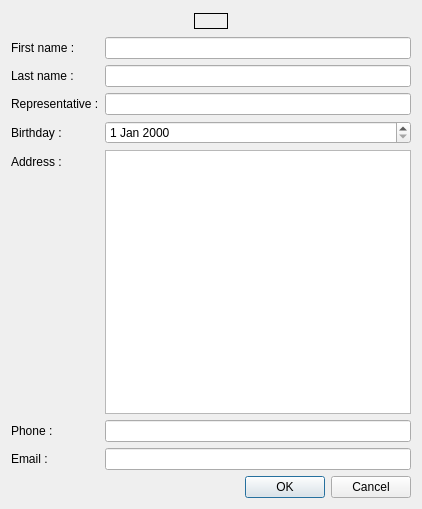
<?xml version="1.0" encoding="UTF-8"?>
<ui version="4.0">
 <class>NewPersonDialog</class>
 <widget class="QDialog" name="NewPersonDialog">
  <property name="geometry">
   <rect>
    <x>0</x>
    <y>0</y>
    <width>422</width>
    <height>509</height>
   </rect>
  </property>
  <property name="windowTitle">
   <string>Create a new Person</string>
  </property>
  <layout class="QVBoxLayout" name="verticalLayout">
   <item>
    <layout class="QHBoxLayout" name="horizontalLayout">
     <item>
      <spacer name="horizontalSpacer">
       <property name="orientation">
        <enum>Qt::Horizontal</enum>
       </property>
       <property name="sizeHint" stdset="0">
        <size>
         <width>40</width>
         <height>20</height>
        </size>
       </property>
      </spacer>
     </item>
     <item>
      <widget class="QPushButton" name="m_pb_photo">
       <property name="styleSheet">
        <string>border : 1px solid black;</string>
       </property>
       <property name="text">
        <string/>
       </property>
       <property name="icon">
        <iconset resource="../../../common/icons/chrono.qrc">
         <normaloff>:/common/nobody.png</normaloff>:/common/nobody.png</iconset>
       </property>
       <property name="iconSize">
        <size>
         <width>56</width>
         <height>80</height>
        </size>
       </property>
       <property name="flat">
        <bool>true</bool>
       </property>
      </widget>
     </item>
     <item>
      <spacer name="horizontalSpacer_2">
       <property name="orientation">
        <enum>Qt::Horizontal</enum>
       </property>
       <property name="sizeHint" stdset="0">
        <size>
         <width>40</width>
         <height>20</height>
        </size>
       </property>
      </spacer>
     </item>
    </layout>
   </item>
   <item>
    <layout class="QFormLayout" name="formLayout">
     <property name="fieldGrowthPolicy">
      <enum>QFormLayout::AllNonFixedFieldsGrow</enum>
     </property>
     <item row="0" column="0">
      <widget class="QLabel" name="label">
       <property name="text">
        <string>First name :</string>
       </property>
      </widget>
     </item>
     <item row="0" column="1">
      <widget class="QLineEdit" name="m_le_first_name"/>
     </item>
     <item row="1" column="0">
      <widget class="QLabel" name="label_2">
       <property name="text">
        <string>Last name :</string>
       </property>
      </widget>
     </item>
     <item row="1" column="1">
      <widget class="QLineEdit" name="m_le_last_name"/>
     </item>
     <item row="3" column="0">
      <widget class="QLabel" name="label_3">
       <property name="text">
        <string>Birthday :</string>
       </property>
      </widget>
     </item>
     <item row="3" column="1">
      <widget class="QDateEdit" name="m_de_birthday"/>
     </item>
     <item row="4" column="0">
      <widget class="QLabel" name="label_5">
       <property name="text">
        <string>Address :</string>
       </property>
      </widget>
     </item>
     <item row="4" column="1">
      <widget class="QTextEdit" name="m_te_address">
       <property name="acceptRichText">
        <bool>false</bool>
       </property>
      </widget>
     </item>
     <item row="5" column="0">
      <widget class="QLabel" name="label_4">
       <property name="text">
        <string>Phone :</string>
       </property>
      </widget>
     </item>
     <item row="5" column="1">
      <widget class="QLineEdit" name="m_le_phone"/>
     </item>
     <item row="6" column="0">
      <widget class="QLabel" name="label_7">
       <property name="text">
        <string>Email :</string>
       </property>
      </widget>
     </item>
     <item row="6" column="1">
      <widget class="QLineEdit" name="m_le_email"/>
     </item>
     <item row="2" column="0">
      <widget class="QLabel" name="label_6">
       <property name="text">
        <string>Representative :</string>
       </property>
      </widget>
     </item>
     <item row="2" column="1">
      <widget class="QLineEdit" name="m_le_representative"/>
     </item>
    </layout>
   </item>
   <item>
    <widget class="QDialogButtonBox" name="m_button_box">
     <property name="orientation">
      <enum>Qt::Horizontal</enum>
     </property>
     <property name="standardButtons">
      <set>QDialogButtonBox::Cancel|QDialogButtonBox::Ok</set>
     </property>
    </widget>
   </item>
  </layout>
 </widget>
 <resources>
  <include location="../../../common/icons/chrono.qrc"/>
 </resources>
 <connections>
  <connection>
   <sender>m_button_box</sender>
   <signal>rejected()</signal>
   <receiver>NewPersonDialog</receiver>
   <slot>reject()</slot>
   <hints>
    <hint type="sourcelabel">
     <x>316</x>
     <y>260</y>
    </hint>
    <hint type="destinationlabel">
     <x>286</x>
     <y>274</y>
    </hint>
   </hints>
  </connection>
 </connections>
</ui>
